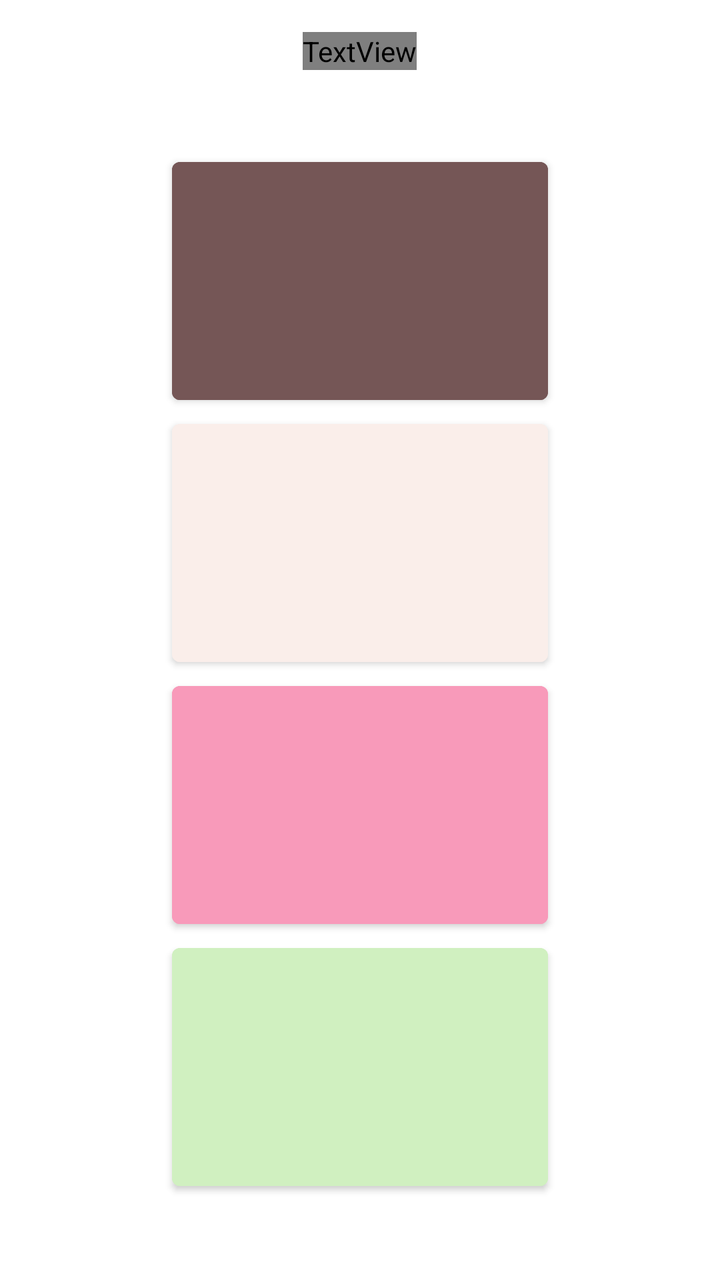
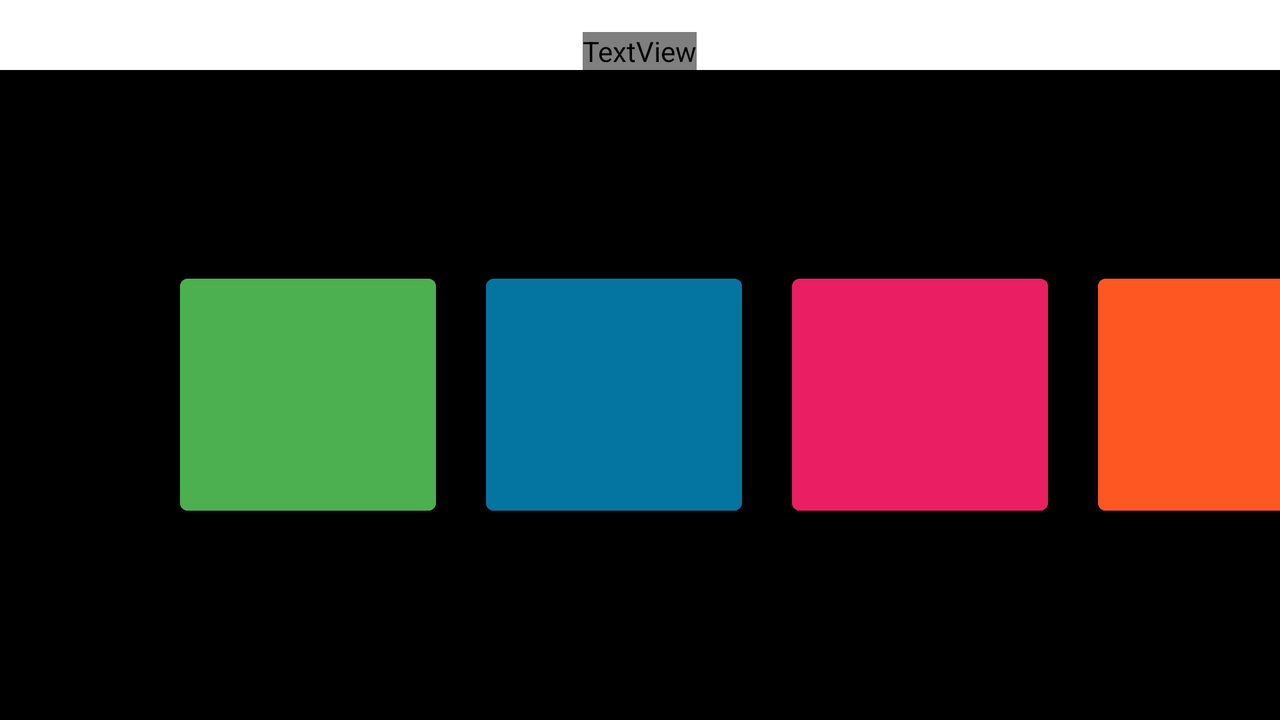

Two renders of one Android screen. The first uses the default layout on a phone; the second uses the alternative layout the repository ships for a different screen configuration, on a matching device. The two XML files are below.
<!-- AndroidManifest.xml: application theme Theme.Ft_hangout -->
<!-- res/layout/activity_color.xml -->
<?xml version="1.0" encoding="utf-8"?>
<LinearLayout xmlns:android="http://schemas.android.com/apk/res/android"
    xmlns:app="http://schemas.android.com/apk/res-auto"
    xmlns:tools="http://schemas.android.com/tools"
    android:layout_width="match_parent"
    android:layout_height="match_parent"
    android:orientation="vertical"
    android:background="@color/background"
    tools:context=".Color"
    >

    <TextView
        style="@style/Text"
        android:id="@+id/textView"
        android:layout_width="wrap_content"
        android:layout_height="wrap_content"
        android:layout_marginTop="16dp"
        android:text="Choose your new Header Color"
        android:textSize="18sp"
        android:textStyle="bold"
        android:layout_gravity="center"
        />

    <Button
        android:id="@+id/button10"
        android:layout_width="188dp"
        android:layout_height="131dp"
        android:backgroundTint="#755656"
        android:layout_gravity="center"
        android:layout_marginTop="40dp"
        android:onClick="ChangeInBrown"
        />

    <Button
        android:id="@+id/button4"
        android:layout_width="188dp"
        android:layout_height="131dp"
        android:backgroundTint="#FAEEEA"
        android:layout_gravity="center"
        android:onClick="ChangeInBackground" />

    <Button
        android:id="@+id/button12"
        android:layout_width="188dp"
        android:layout_height="131dp"
        android:backgroundTint="#F89ABA"
        android:layout_gravity="center"
        android:onClick="ChangeInPink"
        />

    <Button
        android:id="@+id/button11"
        android:layout_width="188dp"
        android:layout_height="131dp"
        android:layout_gravity="center"
        android:backgroundTint="#D0F0C0"
        android:onClick="ChangeInGreen" />

</LinearLayout>
<!-- resources referenced by this layout -->
<resources>
  <style name="Text" parent="TextAppearance.AppCompat">
      <item name="android:textColor">@color/text</item>
      <item name="android:textSize">15sp</item>
      <item name="android:fontFamily">@font/the_font</item>
  </style>
  <style name="Theme.Ft_hangout" parent="Theme.MaterialComponents.Light">
          
          <item name="colorPrimary">@color/purple_500</item>
          <item name="colorPrimaryVariant">@color/purple_700</item>
          <item name="colorOnPrimary">@color/white</item>
          
          <item name="colorSecondary">@color/teal_200</item>
          <item name="colorSecondaryVariant">@color/teal_700</item>
          <item name="colorOnSecondary">@color/black</item>
          
          <item name="android:statusBarColor">@color/black</item>
          
      </style>
  <color name="purple_500">#FF6200EE</color>
  <color name="purple_700">#FF3700B3</color>
  <color name="white">#FFFFFFFF</color>
  <color name="teal_200">#FF03DAC5</color>
  <color name="teal_700">#FF018786</color>
  <color name="black">#FF000000</color>
</resources>
<!-- res/layout-land/activity_color.xml (the repository's variant of the layout above) -->
<!-- drawn on the phone turned sideways -->
<?xml version="1.0" encoding="utf-8"?>
<LinearLayout xmlns:android="http://schemas.android.com/apk/res/android"
    xmlns:app="http://schemas.android.com/apk/res-auto"
    xmlns:tools="http://schemas.android.com/tools"
    android:layout_width="match_parent"
    android:layout_height="match_parent"
    android:background="@color/background"
    android:orientation="vertical"
    tools:context=".Color">
    <TextView
        android:id="@+id/textView"
        android:layout_width="wrap_content"
        android:layout_height="wrap_content"
        android:layout_gravity="center"
        android:layout_marginTop="16dp"
        android:text="Choose your new Header Color"
        android:textColor="@color/text"
        android:textSize="18sp"
        android:textStyle="bold" />

    <LinearLayout xmlns:android="http://schemas.android.com/apk/res/android"
        xmlns:app="http://schemas.android.com/apk/res-auto"
        xmlns:tools="http://schemas.android.com/tools"
        android:layout_width="match_parent"
        android:layout_height="match_parent"
        android:background="@color/black"
        android:orientation="horizontal">


        <Button
            android:id="@+id/button10"
            android:layout_width="128dp"
            android:layout_height="128dp"
            android:layout_gravity="center"
            android:layout_marginStart="90dp"
            android:backgroundTint="#4CAF50"
            android:onClick="ChangeInGreen" />

        <Button
            android:id="@+id/button4"
            android:layout_width="128dp"
            android:layout_height="128dp"
            android:layout_gravity="center"
            android:layout_marginStart="25dp"
            android:backgroundTint="#0475A1"
            android:onClick="ChangeInBlue" />

        <Button
            android:id="@+id/button12"
            android:layout_width="128dp"
            android:layout_height="128dp"
            android:layout_gravity="center"
            android:layout_marginStart="25dp"
            android:backgroundTint="#E91E63"
            android:onClick="ChangeInPink" />

        <Button
            android:id="@+id/button11"
            android:layout_width="128dp"
            android:layout_height="128dp"
            android:layout_gravity="center"
            android:layout_marginStart="25dp"
            android:backgroundTint="#FF5722"
            android:onClick="ChangeInOrange" />

    </LinearLayout>
</LinearLayout>
<!-- resources referenced by the variant -->
<!-- as the phone turned sideways resolves them -->
<resources>
  <color name="black">#FF000000</color>
  <style name="Theme.Ft_hangout" parent="Theme.MaterialComponents.Light">
          
          <item name="colorPrimary">@color/purple_500</item>
          <item name="colorPrimaryVariant">@color/purple_700</item>
          <item name="colorOnPrimary">@color/white</item>
          
          <item name="colorSecondary">@color/teal_200</item>
          <item name="colorSecondaryVariant">@color/teal_700</item>
          <item name="colorOnSecondary">@color/black</item>
          
          <item name="android:statusBarColor">@color/black</item>
          
      </style>
  <color name="purple_500">#FF6200EE</color>
  <color name="purple_700">#FF3700B3</color>
  <color name="white">#FFFFFFFF</color>
  <color name="teal_200">#FF03DAC5</color>
  <color name="teal_700">#FF018786</color>
</resources>
